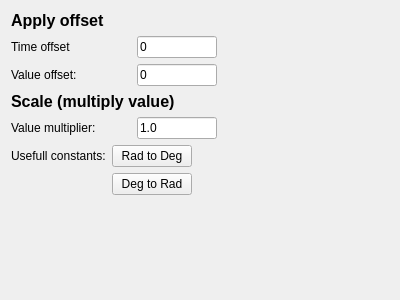
<?xml version="1.0" encoding="UTF-8"?>
<ui version="4.0">
 <class>ScaleTransform</class>
 <widget class="QWidget" name="ScaleTransform">
  <property name="geometry">
   <rect>
    <x>0</x>
    <y>0</y>
    <width>400</width>
    <height>300</height>
   </rect>
  </property>
  <property name="windowTitle">
   <string>Form</string>
  </property>
  <layout class="QVBoxLayout" name="verticalLayout">
   <item>
    <widget class="QLabel" name="label_2">
     <property name="font">
      <font>
       <pointsize>12</pointsize>
       <weight>75</weight>
       <bold>true</bold>
      </font>
     </property>
     <property name="text">
      <string>Apply offset</string>
     </property>
    </widget>
   </item>
   <item>
    <layout class="QHBoxLayout" name="horizontalLayout_2">
     <item>
      <widget class="QLabel" name="label_5">
       <property name="minimumSize">
        <size>
         <width>120</width>
         <height>0</height>
        </size>
       </property>
       <property name="text">
        <string>Time offset</string>
       </property>
      </widget>
     </item>
     <item>
      <widget class="QLineEdit" name="lineEditTimeOffset">
       <property name="maximumSize">
        <size>
         <width>80</width>
         <height>16777215</height>
        </size>
       </property>
       <property name="focusPolicy">
        <enum>Qt::ClickFocus</enum>
       </property>
       <property name="text">
        <string>0</string>
       </property>
      </widget>
     </item>
     <item>
      <spacer name="horizontalSpacer_2">
       <property name="orientation">
        <enum>Qt::Horizontal</enum>
       </property>
       <property name="sizeHint" stdset="0">
        <size>
         <width>40</width>
         <height>20</height>
        </size>
       </property>
      </spacer>
     </item>
    </layout>
   </item>
   <item>
    <layout class="QHBoxLayout" name="horizontalLayout_3">
     <item>
      <widget class="QLabel" name="label_6">
       <property name="minimumSize">
        <size>
         <width>120</width>
         <height>0</height>
        </size>
       </property>
       <property name="text">
        <string>Value offset:</string>
       </property>
      </widget>
     </item>
     <item>
      <widget class="QLineEdit" name="lineEditValueOffset">
       <property name="maximumSize">
        <size>
         <width>80</width>
         <height>16777215</height>
        </size>
       </property>
       <property name="focusPolicy">
        <enum>Qt::ClickFocus</enum>
       </property>
       <property name="text">
        <string>0</string>
       </property>
      </widget>
     </item>
     <item>
      <spacer name="horizontalSpacer_3">
       <property name="orientation">
        <enum>Qt::Horizontal</enum>
       </property>
       <property name="sizeHint" stdset="0">
        <size>
         <width>40</width>
         <height>20</height>
        </size>
       </property>
      </spacer>
     </item>
    </layout>
   </item>
   <item>
    <widget class="QLabel" name="label">
     <property name="font">
      <font>
       <pointsize>12</pointsize>
       <weight>75</weight>
       <bold>true</bold>
      </font>
     </property>
     <property name="text">
      <string>Scale (multiply value)</string>
     </property>
    </widget>
   </item>
   <item>
    <layout class="QHBoxLayout" name="horizontalLayout">
     <item>
      <widget class="QLabel" name="label_4">
       <property name="minimumSize">
        <size>
         <width>120</width>
         <height>0</height>
        </size>
       </property>
       <property name="text">
        <string>Value multiplier:</string>
       </property>
      </widget>
     </item>
     <item>
      <widget class="QLineEdit" name="lineEditValueScale">
       <property name="maximumSize">
        <size>
         <width>80</width>
         <height>16777215</height>
        </size>
       </property>
       <property name="focusPolicy">
        <enum>Qt::ClickFocus</enum>
       </property>
       <property name="text">
        <string>1.0</string>
       </property>
      </widget>
     </item>
     <item>
      <spacer name="horizontalSpacer">
       <property name="orientation">
        <enum>Qt::Horizontal</enum>
       </property>
       <property name="sizeHint" stdset="0">
        <size>
         <width>40</width>
         <height>20</height>
        </size>
       </property>
      </spacer>
     </item>
    </layout>
   </item>
   <item>
    <layout class="QGridLayout" name="gridLayout">
     <item row="0" column="1">
      <widget class="QPushButton" name="buttonRadDeg">
       <property name="maximumSize">
        <size>
         <width>200</width>
         <height>16777215</height>
        </size>
       </property>
       <property name="focusPolicy">
        <enum>Qt::NoFocus</enum>
       </property>
       <property name="text">
        <string>Rad to Deg</string>
       </property>
      </widget>
     </item>
     <item row="1" column="1">
      <widget class="QPushButton" name="buttonDegRad">
       <property name="maximumSize">
        <size>
         <width>200</width>
         <height>16777215</height>
        </size>
       </property>
       <property name="focusPolicy">
        <enum>Qt::NoFocus</enum>
       </property>
       <property name="text">
        <string>Deg to Rad</string>
       </property>
      </widget>
     </item>
     <item row="0" column="0">
      <widget class="QLabel" name="label_3">
       <property name="text">
        <string>Usefull constants:</string>
       </property>
      </widget>
     </item>
     <item row="0" column="2">
      <spacer name="horizontalSpacer_4">
       <property name="orientation">
        <enum>Qt::Horizontal</enum>
       </property>
       <property name="sizeHint" stdset="0">
        <size>
         <width>40</width>
         <height>20</height>
        </size>
       </property>
      </spacer>
     </item>
    </layout>
   </item>
   <item>
    <spacer name="verticalSpacer">
     <property name="orientation">
      <enum>Qt::Vertical</enum>
     </property>
     <property name="sizeHint" stdset="0">
      <size>
       <width>20</width>
       <height>40</height>
      </size>
     </property>
    </spacer>
   </item>
  </layout>
 </widget>
 <resources/>
 <connections/>
</ui>
